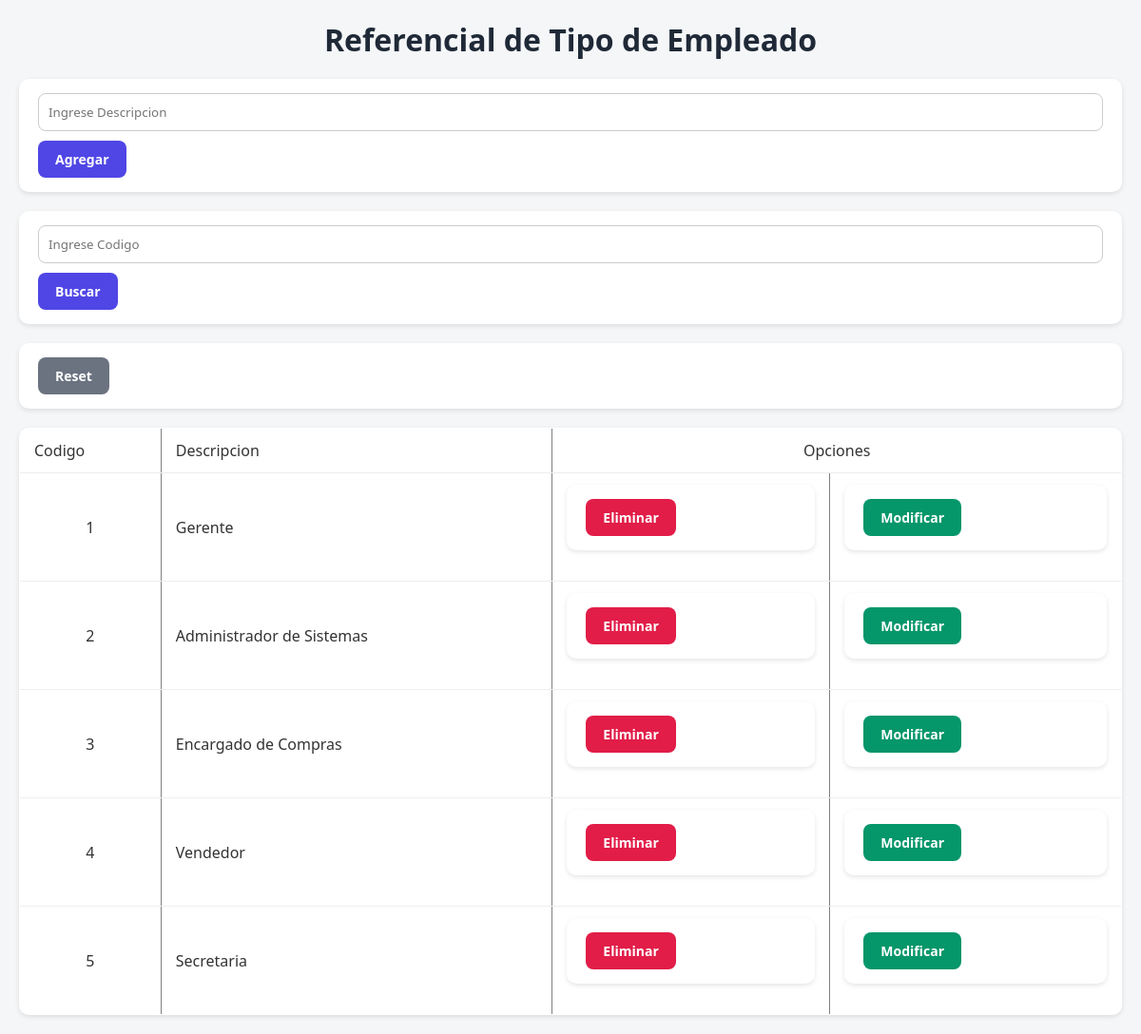
/referenciales/tipo/index.php, run on the app's committed database.
### tables this page shows
CREATE TABLE `tipo_empleado` (
  `tip_codigo` int NOT NULL AUTO_INCREMENT,
  `tip_descripcion` varchar(25) NOT NULL,
  PRIMARY KEY (`tip_codigo`)
);

### referenciales/tipo/index.php (the view, shortened to what this page needs)
<?php
	include("../../conexion.php");
        ?>
    <html>
        <head>
            <link rel="stylesheet" href="../css/style.css">
        </head>
    </html>
    <?php
    if(!empty($_POST["buscar"])){
        $codigo = $_POST["codigo"];
        $query = "SELECT * FROM tipo_empleado WHERE tip_codigo = $codigo";
    } else {
        $query = "SELECT * FROM tipo_empleado";
    }
    echo "<h1>Referencial de Tipo de Empleado</h1>";
    echo "<form method='POST'>";
    echo "<input type='text' name='descripcion' placeholder='Ingrese Descripcion' required><br>";
    echo "<input type='submit' name='agregar' value='Agregar'>";
    echo "</form>";
    echo "<form method='POST'>";
    echo "<input type='text' name='codigo' placeholder='Ingrese Codigo' required><br>";
    echo "<input type='submit' name='buscar' value='Buscar'>";
    echo "</form>";
    echo "<form method='POST'>";
    echo "<input type='submit' value='Reset'>";
    echo "</form>";
    $res = mysqli_query($conexion, $query);
    echo "<table border=1>
            <tr>
                <td>Codigo</td>
                <td>Descripcion</td>
                <td colspan=2><center>Opciones</center></td>
            </tr>";
    while ($fila = mysqli_fetch_assoc($res)) {
        $codigo = $fila["tip_codigo"];
        $descripcion = $fila["tip_descripcion"];
        echo "<tr>
                <td style='text-align:center;'>$codigo</td>
                <td>$descripcion</td>
                <td>
                    <form action='eliminar.php' method='POST'>
                        <input type='hidden' name='codigo' value='$codigo'>
                        <input type='submit' value='Eliminar' name='eliminar'>
                    </form>
                </td>
                <td>
                    <form action='modificar.php' method='POST'>
                        <input type='hidden' name='codigo' value='$codigo'>
                        <input type='submit' value='Modificar' name='modificar'>
                    </form>
                </td>
              </tr>";
    }
    echo "</table>";
?>

### referenciales/css/style.css (style rules this page uses)
* { box-sizing: border-box; margin: 0; padding: 0; font-family: 'Segoe UI', sans-serif; }
h1 { text-align: center; margin-bottom: 20px; color: #1f2937; }
form { background-color: #fff; padding: 15px 20px; margin-bottom: 20px; border-radius: 10px; box-shadow: 0 2px 5px rgba(0,0,0,0.1); }
form input[type="text"], form input[type="password"], form select { width: 100%; padding: 10px; margin-bottom: 10px; border: 1px solid #ccc; border-radius: 8px; transition: 0.3s; }
input[type="submit"] { background-color: #4f46e5; color: #fff; border: none; padding: 10px 18px; border-radius: 8px; cursor: pointer; font-weight: bold; font-size: 14px; transition: 0.3s; }
input[type="submit"][value="Eliminar"] { background-color: #e11d48; }
input[type="submit"][value="Modificar"] { background-color: #059669; }
input[type="submit"][value="Reset"] { background-color: #6b7280; }
table { width: 100%; border-collapse: collapse; background-color: #fff; border-radius: 10px; overflow: hidden; box-shadow: 0 2px 5px rgba(0,0,0,0.1); }
table th, table td { padding: 12px 15px; text-align: left; border-bottom: 1px solid #eee; }

### data on the page
tipo_empleado: tip_codigo "1", tip_descripcion "Gerente"
tipo_empleado: tip_codigo "2", tip_descripcion "Administrador de Sistemas"
tipo_empleado: tip_codigo "3", tip_descripcion "Encargado de Compras"
tipo_empleado: tip_codigo "4", tip_descripcion "Vendedor"
tipo_empleado: tip_codigo "5", tip_descripcion "Secretaria"
